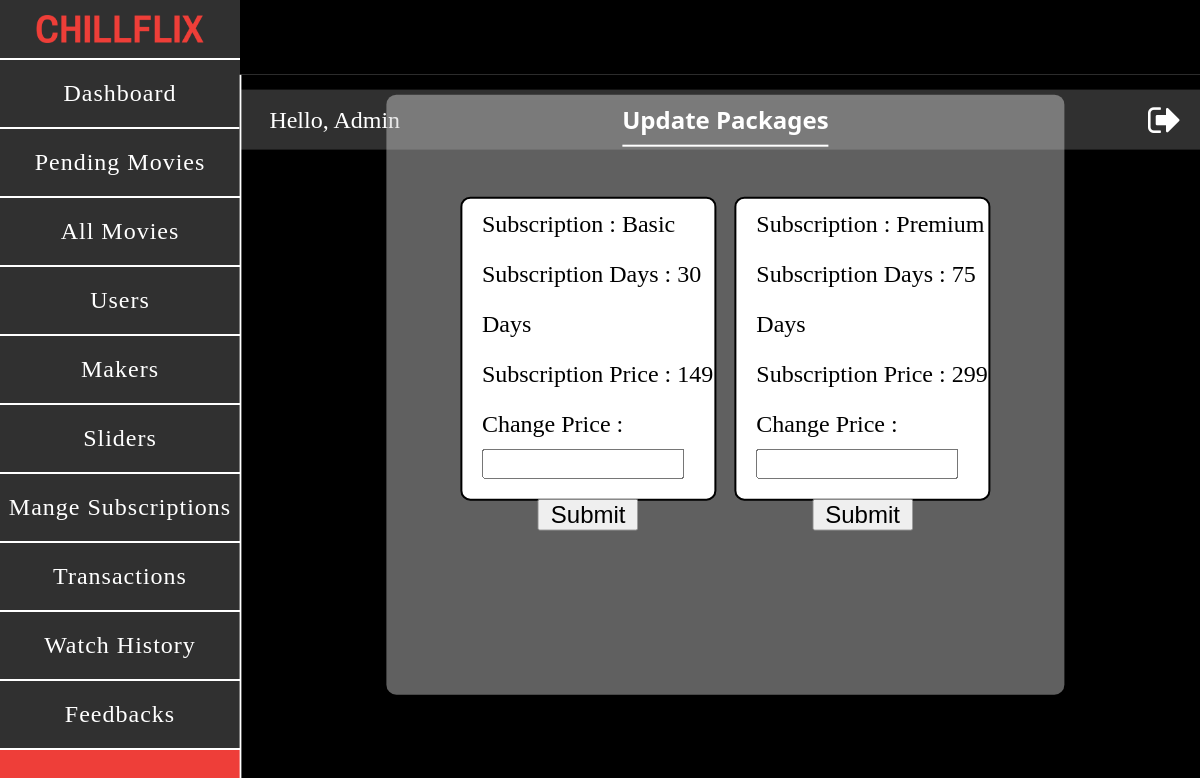
/admin-subsciption.php, run on the app's committed database.
### tables this page shows
CREATE TABLE IF NOT EXISTS `packages` (
  `ptype` varchar(10) NOT NULL,
  `desc` varchar(20) NOT NULL,
  `price` varchar(20) NOT NULL,
  `days` varchar(20) NOT NULL,
  PRIMARY KEY (`ptype`)
);

### admin-subsciption.php (the view, shortened to what this page needs)
<?php
    include('admin_header.php');
    $con = mysqli_connect("localhost","root","","chillflix");
    $query = "SELECT * FROM packages WHERE price=149";
    $res = mysqli_query($con, $query);
    $row = mysqli_fetch_array($res);
    $query2 = "SELECT * FROM packages WHERE price=299";
    $res2 = mysqli_query($con, $query2);
    $row2 = mysqli_fetch_array($res2);
?>
<!DOCTYPE html>
<html lang="en">
<head>
    <link rel="stylesheet" href="admin-subsciption.css">
</head>
<body>
    <article>
        <form method="post">
        <div class="admin-pending">
            <div class="pending-main">
                <div class="update-container">
                    <div class="update-form">
                        <div class="form-first">
                            <h1>Update Packages</h1>
                        </div>
                        <br>
                        <div class="bar-child">
                            <div class="item-update">
                                <div class="items-pos">
                                    <div class="items">
                                            <div class="items-id">
                                                <label>Subscription : <?php echo $row["ptype"] ?></label>
                                            </div>
                                            <div class="items-name">
                                                <label>Subscription Days : <?php echo $row["days"] ?></label>
                                            </div>
                                            <div class="items-name">
                                                <label>Subscription Price : <?php echo $row["price"] ?></label>
                                            </div>
                                            <div class="items-name">
                                                <label>Change Price : </label><br>
                                                <input type="number" name="b" id="" style="height: 30px;">
                                            </div>
                                            <div class="items-name">
                                                <button type="submit" nm="basic">Submit</button>
                                            </div>
                                        </div>
                                    <div class="items">
                                            <div class="items-id">
                                                <label>Subscription : <?php echo $row2["ptype"] ?></label>
                                            </div>
                                            <div class="items-name">
                                                <label>Subscription Days : <?php echo $row2["days"] ?></label>
                                            </div>
                                            <div class="items-name">
                                                <label>Subscription Price : <?php echo $row2["price"] ?></label>
                                            </div>
                                            <div class="items-name">
                                                <label>Change Price : </label><br>
                                                <input type="number" name="p" id="" style="height: 30px;">
                                            </div>
                                            <div class="items-name">
                                                <button type="submit" nm="premium">Submit</button>
                                            </div>
                                    </div>
                                </div>
                            </div>
                        </div>
                    </div>
                </div>
            </div>
        </div>
    </article>
</body>
</html>

### admin_header.css (style rules this page uses)
* { padding: 0; margin: 0; }

### admin-subsciption.css (style rules this page uses)
* { padding: 0; margin: 0; }
body { background-color: black; }
.admin-pending { position: fixed; width: 81%; height: 100%; top:50%; left:50%; transform: translate(-37.1%,-41.9%); overflow-y: scroll; }
.pending-main { margin-top: -2px; border: 2px solid white; height: auto; }
.update-container { padding-top: 20px; display: flex; justify-content: center; height: 900px; }
.update-form { background: rgba(206, 206, 206, 0.468); width: 70%; height: 600px; line-height: 50px; border-radius: 10px; }
.form-first { display: flex; justify-content: center; }
.update-form h1 { height: 50px; border-bottom: 2px solid White; color: white; font-family:system-ui, -apple-system, BlinkMacSystemFont, 'Segoe UI', Roboto, Oxygen, Ubuntu, Cantarell, 'Open Sans', 'Helvetica Neue', sans-serif; }
.bar-child { display: flex; justify-content: center; width: 100%; height: 450px; }
.item-update { width: 90%; height: auto; display: flex; justify-content: center; }
.items { background-color: white; width: 46%; height: 300px; border: 2px solid black; border-radius: 10px; }
.items-id { padding-left: 20px; width: 100%; justify-content: center; font-size: x-large; }
.items-name { padding-left: 20px; width: 100%; justify-content: center; align-items: center; font-size: x-large; }
.items-name:last-child { margin-left: -20px; padding-top: 20px; display: flex; justify-content: center; }
.items-name input[type="number"] { width: 80%; font-size: x-large; }
.items-name button { font-size: x-large; width: 40%; }
.items-pos { display: flex; justify-content: space-around; width: 90%; height: 50px; }

### data on the page
packages: ptype "Basic", days "30 Days", price "149"
packages: ptype "Premium", days "75 Days", price "299"
